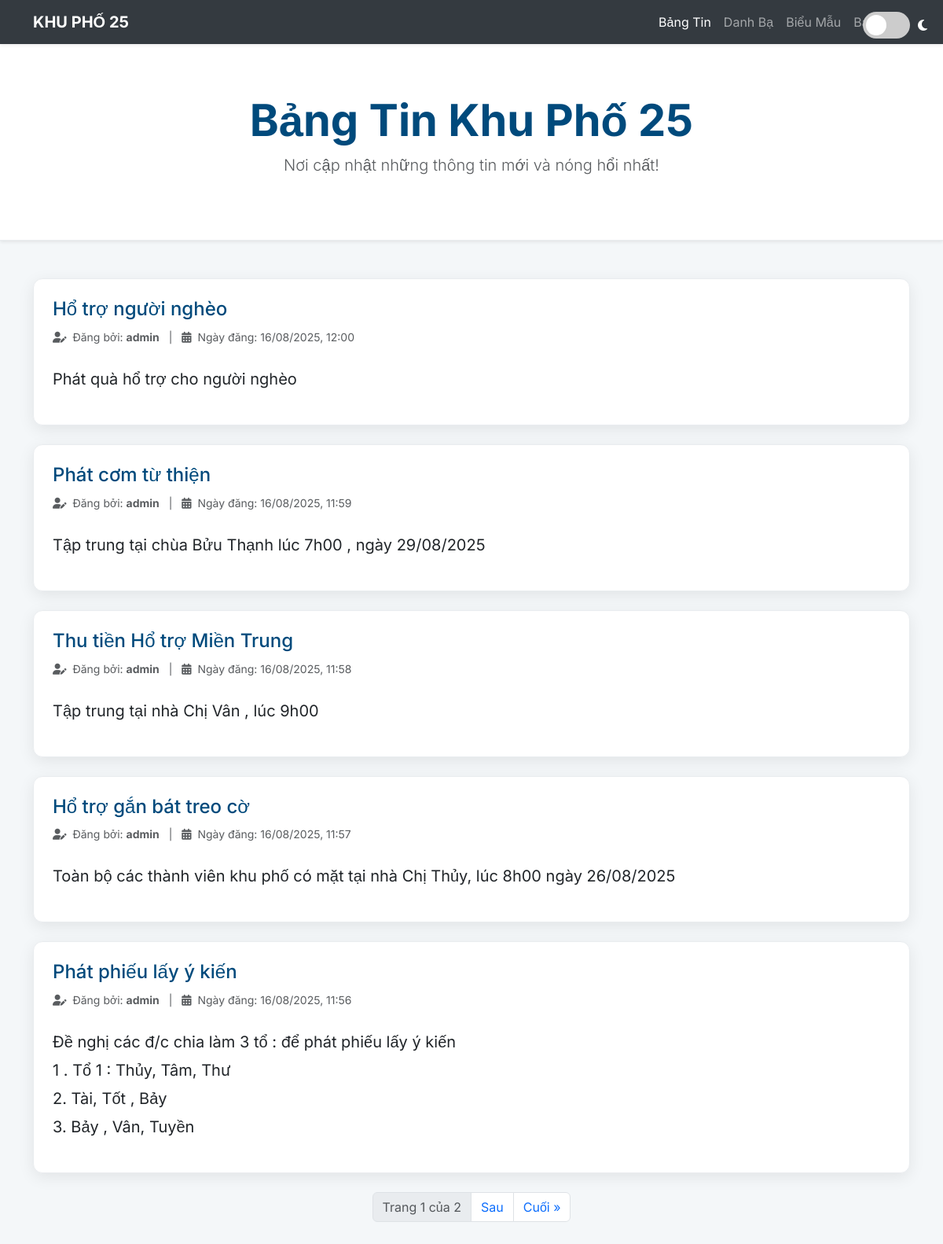
Screenshot of /thong-bao/ with the database file from the repository.
### thongbao/models.py (models this page shows, shortened)
class ThongBao(models.Model):
    tieu_de = models.CharField("Tiêu đề", max_length=255)
    noi_dung = models.TextField("Nội dung")
    ngay_dang = models.DateTimeField("Ngày đăng", auto_now_add=True)
    nguoi_dang = models.ForeignKey(User, on_delete=models.CASCADE, verbose_name="Người đăng")
    class Meta:
        verbose_name = "Thông báo"
        verbose_name_plural = "Các thông báo"

### thongbao/views.py (the view)
# urls.py: path('', views.danh_sach_thong_bao, name='ds_thongbao'),
def danh_sach_thong_bao(request):
    danh_sach_goc = ThongBao.objects.all().order_by('-ngay_dang')
    danh_sach_da_xu_ly = []
    for index, tb in enumerate(danh_sach_goc):
        tb.animation_delay = index * 0.1
        danh_sach_da_xu_ly.append(tb)
    paginator = Paginator(danh_sach_da_xu_ly, 5) # 5 thông báo mỗi trang
    page_number = request.GET.get('page')
    page_obj = paginator.get_page(page_number)
    context = {
        'page_obj': page_obj
    }
    return render(request, 'thongbao/danh_sach.html', context)

### thongbao/templates/thongbao/danh_sach.html (shortened to what this page needs)
<!DOCTYPE html>
<html lang="vi" data-theme="light">
<head>
    <link href="https://cdn.jsdelivr.net/npm/bootstrap@5.3.3/dist/css/bootstrap.min.css" rel="stylesheet">
    <link rel="stylesheet" href="https://cdnjs.cloudflare.com/ajax/libs/font-awesome/6.5.2/css/all.min.css">
</head>
<body>
    <div class="theme-switch-wrapper">
        <label class="theme-switch" for="checkbox"><input type="checkbox" id="checkbox" /><div class="slider round"></div></label>
        <i class="fa-solid fa-moon"></i>
    </div>
    <nav class="navbar navbar-expand-lg navbar-dark shadow-sm">
    <div class="container">
        <a class="navbar-brand" href="/"><strong>KHU PHỐ 25</strong></a>
        <div class="collapse navbar-collapse">
            <ul class="navbar-nav ms-auto">
                <li class="nav-item"><a class="nav-link active" href="/thong-bao/">Bảng Tin</a></li>
                <li class="nav-item"><a class="nav-link" href="/danh-ba/">Danh Bạ</a></li>
                <li class="nav-item"><a class="nav-link" href="/bieu-mau/">Biểu Mẫu</a></li>
                <li class="nav-item"><a class="nav-link" href="/bao-cao/">Báo Cáo</a></li>
            </ul>
        </div>
    </div>
</nav>
    <header class="header-section shadow-sm">
        <div class="container">
            <h1 class="display-4 main-title">Bảng Tin Khu Phố 25</h1>
            <p class="lead text-muted">Nơi cập nhật những thông tin mới và nóng hổi nhất!</p>
        </div>
    </header>
    <main class="container my-5">
        {% for tb in page_obj %}
            <div class="card card-custom mb-4" style="animation-delay: {{ tb.animation_delay }}s;">
                <div class="card-body p-4">
                    <h4 class="card-title" style="color: var(--heading-color);">{{ tb.tieu_de }}</h4>
                    <p class="card-text text-muted mb-4">
                        <small>
                            <i class="fa-solid fa-user-pen me-1"></i> Đăng bởi: <strong>{{ tb.nguoi_dang.username }}</strong>
                            <span class="mx-2">|</span>
                            <i class="fa-solid fa-calendar-days me-1"></i> Ngày đăng: {{ tb.ngay_dang|date:"d/m/Y, H:i" }}
                        </small>
                    </p>
                    <div class="fs-5" style="line-height: 1.8;">{{ tb.noi_dung|linebreaks }}</div>
                </div>
            </div>
        {% empty %}
            <div class="alert alert-light text-center shadow-sm">
                <i class="fa-solid fa-circle-info"></i> Hiện tại chưa có thông báo nào.
            </div>
        {% endfor %}
        <nav aria-label="Page navigation">
            <ul class="pagination justify-content-center">
                <li class="page-item disabled"><span class="page-link">Trang {{ page_obj.number }} của {{ page_obj.paginator.num_pages }}</span></li>
                {% if page_obj.has_next %}
                    <li class="page-item"><a class="page-link" href="?page={{ page_obj.next_page_number }}">Sau</a></li>
                    <li class="page-item"><a class="page-link" href="?page={{ page_obj.paginator.num_pages }}">Cuối &raquo;</a></li>
                {% endif %}
            </ul>
        </nav>
    </main>
</body>
</html>

### thongbao/templates/thongbao/danh_sach.html (style rules this page uses)
:root[data-theme='light'] { --bg-color: #f4f7f9; --card-bg: #ffffff; --text-color: #212529; --heading-color: #004a7c; --primary-color: #007bff; --shadow: rgba(0, 0, 0, 0.08); --border-color: #e9ecef; --navbar-bg: #343a40; }
body, .card, .navbar, .btn, .page-link { transition: background-color 0.4s ease, color 0.4s ease, border-color 0.4s ease; }
body { font-family: 'Inter', sans-serif; background-color: var(--bg-color); color: var(--text-color); }
.navbar { background-color: var(--navbar-bg); }
.header-section { padding: 4rem 0; text-align: center; background-color: var(--card-bg); border-bottom: 1px solid var(--border-color); }
.main-title { color: var(--heading-color); font-weight: 700; animation: fadeInDown 1s ease-out; }
.card-custom { border: 1px solid var(--border-color); border-radius: 12px; background-color: var(--card-bg); box-shadow: 0 5px 20px var(--shadow); transition: transform 0.3s ease, box-shadow 0.3s ease; animation: slideInUp 0.8s ease-out forwards; opacity: 0; }
.theme-switch-wrapper { display: flex; align-items: center; position: fixed; top: 15px; right: 20px; z-index: 1030; }
.theme-switch { display: inline-block; height: 34px; position: relative; width: 60px; }
.slider { background-color: #ccc; bottom: 0; cursor: pointer; left: 0; position: absolute; right: 0; top: 0; transition: .4s; }
.slider:before { background-color: #fff; bottom: 4px; content: ""; height: 26px; left: 4px; position: absolute; transition: .4s; width: 26px; }
.slider.round { border-radius: 34px; }
.slider.round:before { border-radius: 50%; }
.theme-switch-wrapper i { margin-left: 10px; color: #fff; }

### rows the page displays
ThongBao: tieu_de "Hổ trợ người nghèo", nguoi_dang.username "admin", ngay_dang "16/08/2025, 12:00", noi_dung "Phát quà hổ trợ cho người nghèo"
ThongBao: tieu_de "Phát cơm từ thiện", nguoi_dang.username "admin", ngay_dang "16/08/2025, 11:59", noi_dung "Tập trung tại chùa Bửu Thạnh lúc 7h00 , ngày 29/08/2025"
ThongBao: tieu_de "Thu tiền Hổ trợ Miền Trung", nguoi_dang.username "admin", ngay_dang "16/08/2025, 11:58", noi_dung "Tập trung tại nhà Chị Vân , lúc 9h00"
ThongBao: tieu_de "Hổ trợ gắn bát treo cờ", nguoi_dang.username "admin", ngay_dang "16/08/2025, 11:57", noi_dung "Toàn bộ các thành viên khu phố có mặt tại nhà Chị Thủy, lúc 8h00 ngày 26/08/2025"
ThongBao: tieu_de "Phát phiếu lấy ý kiến", nguoi_dang.username "admin", ngay_dang "16/08/2025, 11:56", noi_dung "Đề nghị các đ/c chia làm 3 tổ : để phát phiếu lấy ý kiến 1 . Tổ 1 : Thủy, Tâm, Thư 2. Tài, Tốt , Bảy 3. Bảy , Vân, Tuyền"

### other values shown
{{ page_obj.number }} "1"
{{ page_obj.paginator.num_pages }} "2"
